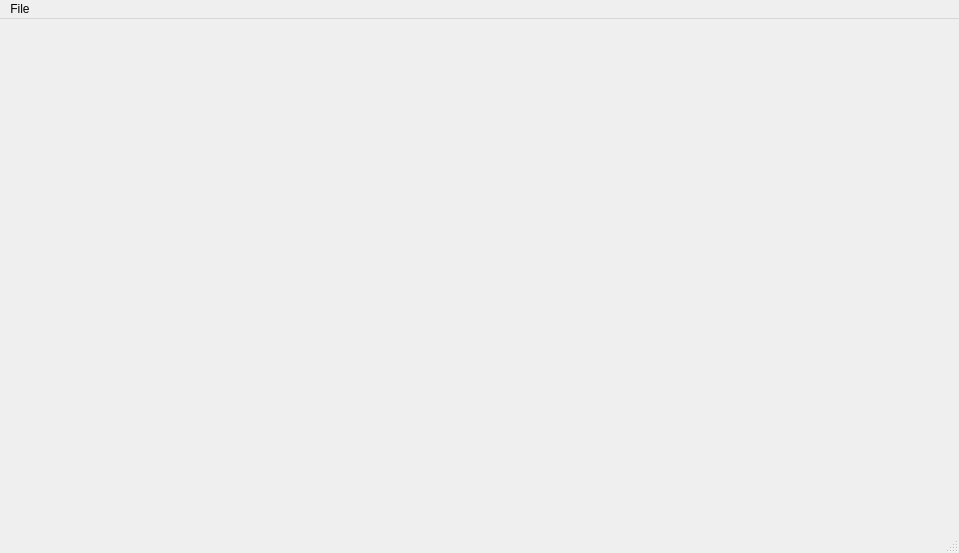
<?xml version="1.0" encoding="UTF-8"?>
<ui version="4.0">
 <class>MainWindow</class>
 <widget class="QMainWindow" name="MainWindow">
  <property name="geometry">
   <rect>
    <x>0</x>
    <y>0</y>
    <width>959</width>
    <height>553</height>
   </rect>
  </property>
  <property name="windowTitle">
   <string>MainWindow</string>
  </property>
  <widget class="QWidget" name="centralwidget"/>
  <widget class="QMenuBar" name="menubar">
   <property name="geometry">
    <rect>
     <x>0</x>
     <y>0</y>
     <width>959</width>
     <height>26</height>
    </rect>
   </property>
   <widget class="QMenu" name="menufile">
    <property name="title">
     <string>File</string>
    </property>
    <addaction name="actionNew"/>
    <addaction name="separator"/>
    <addaction name="actionClose"/>
   </widget>
   <addaction name="menufile"/>
  </widget>
  <widget class="QStatusBar" name="statusbar"/>
  <action name="actionNew">
   <property name="text">
    <string>New</string>
   </property>
  </action>
  <action name="actionClose">
   <property name="text">
    <string>Close</string>
   </property>
  </action>
 </widget>
 <resources/>
 <connections>
  <connection>
   <sender>actionNew</sender>
   <signal>triggered()</signal>
   <receiver>MainWindow</receiver>
   <slot>resetGrid()</slot>
   <hints>
    <hint type="sourcelabel">
     <x>-1</x>
     <y>-1</y>
    </hint>
    <hint type="destinationlabel">
     <x>479</x>
     <y>276</y>
    </hint>
   </hints>
  </connection>
  <connection>
   <sender>actionClose</sender>
   <signal>triggered()</signal>
   <receiver>MainWindow</receiver>
   <slot>close()</slot>
   <hints>
    <hint type="sourcelabel">
     <x>-1</x>
     <y>-1</y>
    </hint>
    <hint type="destinationlabel">
     <x>479</x>
     <y>276</y>
    </hint>
   </hints>
  </connection>
 </connections>
 <slots>
  <slot>resetGrid()</slot>
  <slot>closeProgram()</slot>
 </slots>
</ui>
